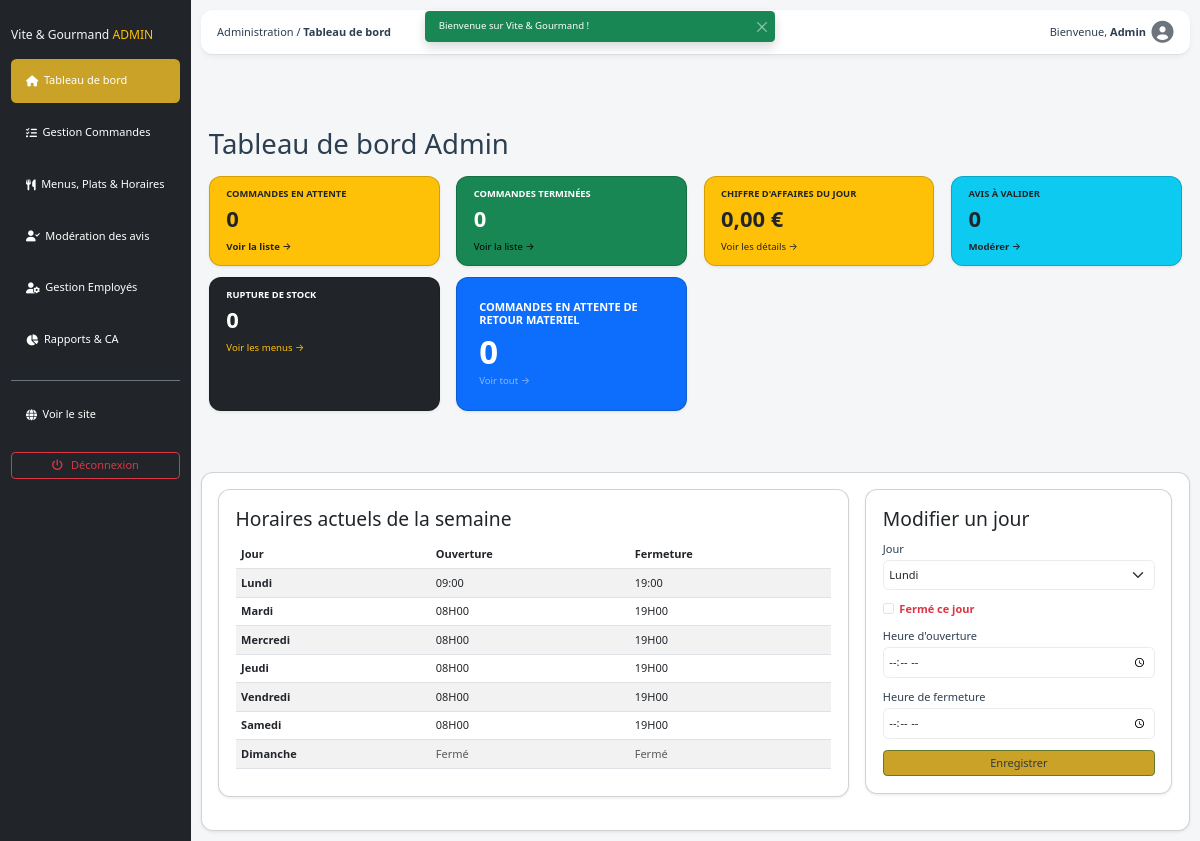
Page /index.php?page=dashboard-admin (signed in) on the committed database.
### tables this page shows
CREATE TABLE
  `vg_horaire` (
    `horaire_id` int (11) NOT NULL,
    `jour` varchar(50) NOT NULL,
    `heure_ouverture` varchar(50) DEFAULT NULL,
    `heure_fermeture` varchar(50) DEFAULT NULL
  );

### app/Controllers/AdminController/DashboardAdminController.php (called while the page is built, shortened)
<?php
class DashboardAdminController
{
    public static function adminDashboard(\PDO $db)
    {
        $mongoManager = new MongoStatsManager();
        $pendingReviews = count(ReviewManager::getAllReviews($db, 'pending'));
        $stats = $mongoManager->getSummaryStats();
        $todaySales  = $stats['todayStats']['sales'] ?? 0.0;
        $sqlStats = StatAdminManager::getStatsFromSQL($db);
        $pendingOrders  = $sqlStats['pending_orders'];
        $finishedOrders = $sqlStats['finished_orders'];
        $pendingReturnOrders = $sqlStats['en_attente_retour_materiel'];
        $ruptureCount = MenuManager::countRuptureStock($db);
        $horairesList = HoraireManager::getAll($db);
        require ROOT_PATH . '/app/Views/layout/admin_header.php';
        require ROOT_PATH . '/app/Views/admin/dashboard.admin.view.php';
        require ROOT_PATH . '/app/Views/layout/admin_footer.php';
    }
}

### public/index.php (called while the page is built, shortened)
<?php
require_once ROOT_PATH . '/app/Autoloader.php';
$db = (new Database())->connect();
$controllerClass = $route['class'];
$action = $route['action'];
$params = [$db];
$controllerClass::$action(...$params);

### app/Autoloader.php (called while the page is built, shortened)
<?php
class Autoloader
{
    public static function register()
    {
        spl_autoload_register(function ($class) {
            $class = str_replace('App\\', '', $class);
            $path = __DIR__ . '/' . str_replace('\\', '/', $class) . '.php';
        });
    }
}

### app/Managers/StatAdminManager.php (called while the page is built, shortened)
<?php
class StatAdminManager
{
    public static function getStatsFromSQL(\PDO $db)
    {
        $sql = "SELECT
                    (SELECT COUNT(*) FROM vg_menu) AS total_menus,
                    (SELECT COUNT(*) FROM vg_plat) AS total_plats,
                    (SELECT COUNT(*) FROM vg_commande) AS total_commandes,
                    (SELECT COUNT(*) FROM vg_commande WHERE statut = 'en_attente') AS pending_orders,
                    (SELECT COUNT(*) FROM vg_commande WHERE statut = 'terminee') AS finished_orders,
                    (SELECT COUNT(*) FROM vg_utilisateur) AS total_utilisateurs,
                    (SELECT COUNT(*) FROM vg_theme) AS total_themes,
                    (SELECT COUNT(*) FROM vg_regime) AS total_regimes,
                    (SELECT COUNT(*) FROM vg_utilisateur) AS total_users,
                    (SELECT COUNT(*) FROM vg_commande WHERE statut = 'en_attente_retour_materiel') AS en_attente_retour_materiel
        ";
        $stmt = $db->query($sql);
        return $stmt->fetch(\PDO::FETCH_ASSOC);
    }
}

### app/Managers/MongoStatsManager.php (called while the page is built, shortened)
<?php
class MongoStatsManager
{
    private ?Client $mongoClient = null;
    public function __construct()
    {
        try {
            $uri = getenv('MONGODB_URI');
            if (!$uri) {
                throw new \RuntimeException('MONGODB_URI est absente.');
            }
            $this->mongoClient = new Client($uri);
        } catch (\Exception $e) {
            error_log("Erreur de connexion MongoDB : " . $e->getMessage());
        }
    }
    public function getTotalOrdersFromMongoDB(): int
    {
        if ($this->mongoClient === null) return 0;
    }
    public function getStatsByMenuFromMongoDB($dateDebut = null, $dateFin = null, $menuId = null): array
    {
        if ($this->mongoClient === null) return [];
    }
    public function getSalesFromMongoDB(): float
    {
        if ($this->mongoClient === null) return 0.0;
    }
    public function getTodaySalesAndOrdersFromMongoDB(): array
    {
        if ($this->mongoClient === null) return ['orders' => 0, 'sales' => 0.0];
    }
    public function getSummaryStats(): array
    {
        return [
            'totalOrders' => $this->getTotalOrdersFromMongoDB(),
            'totalSales' => $this->getSalesFromMongoDB(),
            'todayStats' => $this->getTodaySalesAndOrdersFromMongoDB(),
            'statsByMenu' => $this->getStatsByMenuFromMongoDB()
        ];
    }
}

### app/Managers/ReviewManager.php (called while the page is built, shortened)
<?php
class ReviewManager
{
    public static function getAllReviews(\PDO $db, ?string $status = null): array
    {
        $sql = "SELECT a.*,
                       CONCAT(u.prenom, ' ', u.nom) AS nom_auteur,
                       u.email AS auteur_email,
                       c.numero_commande,
                       m.titre AS nom_menu
                FROM vg_avis a
                JOIN vg_utilisateur u ON a.utilisateur_id = u.utilisateur_id
                LEFT JOIN vg_commande c ON a.commande_id = c.commande_id
                LEFT JOIN vg_menu m ON c.menu_id = m.menu_id
                WHERE 1=1";
        $params = [];
        if (!empty($status)) {
            $sql .= " AND a.statut = :statut";
            $params['statut'] = $status;
        }
        $sql .= " ORDER BY a.created_at DESC";
        $stmt = $db->prepare($sql);
        $stmt->execute($params);
        return $stmt->fetchAll(\PDO::FETCH_ASSOC);
    }
}

### app/Managers/MenuManager.php (called while the page is built, shortened)
<?php
class MenuManager
{
    public static function countRuptureStock(\PDO $db): int
    {
        try {
            $sql = "SELECT COUNT(*) FROM vg_menu WHERE quantite_restante <= 0 AND is_active = 1";
            $stmt = $db->query($sql);
            return (int)$stmt->fetchColumn();
        } catch (\PDOException $e) {
            error_log("ERREUR MenuManager::countRuptureStock() : " . $e->getMessage());
            return 0;
        }
    }
}

### app/Managers/HoraireManager.php (called while the page is built, shortened)
<?php
class HoraireManager
{
    public static function getAll(\PDO $db): array
    {
        try {
            $stmt = $db->query("SELECT * FROM vg_horaire");
            return $stmt->fetchAll(\PDO::FETCH_ASSOC);
        } catch (\PDOException $e) {
            error_log("Erreur HoraireManager::getAll() : " . $e->getMessage());
            return [];
        }
    }
}

### app/Views/admin/dashboard.admin.view.php (the view, shortened to what this page needs)
<div class="container py-4">
    <h1 class="mb-4">Tableau de bord Admin</h1>
    <div class="row mb-5">
        <div class="col-md-3 mb-3">
            <a href="index.php?page=order-management&client_nom=&status=en_attente" class="text-decoration-none">
                <div class="card bg-warning text-dark shadow-sm h-100 card-hover p-2">
                    <div class="card-body py-2 px-3">
                        <h2 class="card-title text-uppercase fw-bold fs-7 mb-1">Commandes en attente</h2>
                        <p class="fs-2 fw-bold mb-1"><?= $pendingOrders ?></p>
                        <small class="text-dark fw-semibold">Voir la liste →</small>
                    </div>
                </div>
            </a>
        </div>
        <div class="col-md-3 mb-3">
            <a href="index.php?page=order-management&client_nom=&status=terminee" class="text-decoration-none">
                <div class="card bg-success text-white shadow-sm h-100 card-hover p-2">
                    <div class="card-body py-2 px-3">
                        <h2 class="card-title text-uppercase fw-bold fs-7 mb-1">Commandes terminées</h2>
                        <p class="fs-2 fw-bold mb-1"><?= $finishedOrders ?></p>
                        <small class="text-black">Voir la liste →</small>
                    </div>
                </div>
            </a>
        </div>
        <div class="col-md-3 mb-3">
            <a href="index.php?page=stats-admin" class="text-decoration-none">
                <div class="card bg-warning text-dark shadow-sm h-100 card-hover p-2">
                    <div class="card-body py-2 px-3">
                        <h2 class="card-title text-uppercase fw-bold fs-7 mb-1">Chiffre d'affaires du jour</h2>
                        <p class="fs-2 fw-bold mb-1"><?= number_format($todaySales, 2, ',', ' ') ?> €</p>
                        <small class="text-dark">Voir les détails →</small>
                    </div>
                </div>
            </a>
        </div>
        <div class="col-md-3 mb-3">
            <a href="index.php?page=review-management&status=pending" class="text-decoration-none">
                <div class="card bg-info text-dark shadow-sm h-100 card-hover p-2">
                    <div class="card-body py-2 px-3">
                        <h2 class="card-title text-uppercase fw-bold fs-7 mb-1">Avis à valider</h2>
                        <p class="fs-2 fw-bold mb-1"><?= $pendingReviews ?></p>
                        <small class="text-dark fw-semibold">Modérer →</small>
                    </div>
                </div>
            </a>
        </div>
        <div class="col-md-3 mb-3">
            <a href="index.php?page=menu-management" class="text-decoration-none">
                <div class="card bg-dark text-white shadow-sm h-100 card-hover p-2">
                    <div class="card-body py-2 px-3">
                        <h2 class="card-title text-uppercase fw-bold fs-7 mb-1">Rupture de stock</h2>
                        <p class="fs-2 fw-bold mb-1"><?= $ruptureCount ?></p>
                        <small class="text-warning">Voir les menus →</small>
                    </div>
                </div>
            </a>
        </div>
        <div class="col-md-3 mb-3">
            <a href="index.php?page=order-management&client_nom=&status=en_attente_retour_materiel" class="text-decoration-none">
                <div class="card bg-primary text-white shadow-sm h-100 card-hover">
                    <div class="card-body">
                        <h6 class="card-title text-uppercase fw-bold">Commandes en attente de retour materiel</h6>
                        <p class="display-5 fw-bold mb-0"><?= $pendingReturnOrders ?></p>
                        <small class="text-white-50">Voir tout →</small>
                    </div>
                </div>
            </a>
        </div>
    </div>
</div>
<div class="card shadow-sm p-4">
    <div class="row">
        <div class="col-md-8">
            <div class="card shadow-sm p-4 mb-4">
                <h3 class="mb-3">Horaires actuels de la semaine</h3>
                <div class="table-responsive">
                    <table class="table table-striped align-middle">
                        <thead>
                            <tr>
                                <th>Jour</th>
                                <th>Ouverture</th>
                                <th>Fermeture</th>
                            </tr>
                        </thead>
                        <tbody>
                            <?php if (!empty($horairesList)): ?>
                                <?php foreach ($horairesList as $h): ?>
                                    <tr>
                                        <td><strong><?= htmlspecialchars($h['jour']) ?></strong></td>
                                        <td><?= $h['heure_ouverture'] ? htmlspecialchars($h['heure_ouverture']) : '<span class="text-muted">Fermé</span>' ?></td>
                                        <td><?= $h['heure_fermeture'] ? htmlspecialchars($h['heure_fermeture']) : '<span class="text-muted">Fermé</span>' ?></td>
                                    </tr>
                                <?php endforeach; ?>
                            <?php else: ?>
                                <tr>
                                    <td colspan="3" class="text-center text-muted">Aucun horaire enregistré.</td>
                                </tr>
                            <?php endif; ?>
                        </tbody>
                    </table>
                </div>
            </div>
        </div>
        <div class="col-md-4">
            <div class="card shadow-sm p-4 mb-4">
                <h3 class="mb-3">Modifier un jour</h3>
                <form action="?page=dashboard-admin" method="POST"> <input type="hidden" name="csrf_token" value="<?= $_SESSION['csrf_token'] ?? '' ?>">
                    <div class="mb-3">
                        <label for="jour" class="form-label">Jour</label>
                        <select name="jour" id="jour" class="form-select" required>
                            <option value="Lundi">Lundi</option>
                        </select>
                    </div>
                    <div class="form-check mb-3">
                        <input class="form-check-input" type="checkbox" name="est_ferme" id="est_ferme" value="1">
                        <label class="form-check-label text-danger fw-bold" for="est_ferme">
                            Fermé ce jour
                        </label>
                    </div>
                    <div class="mb-3">
                        <label for="heure_ouverture" class="form-label">Heure d'ouverture</label>
                        <input type="time" name="heure_ouverture" id="heure_ouverture" class="form-control">
                    </div>
                    <div class="mb-3">
                        <label for="heure_fermeture" class="form-label">Heure de fermeture</label>
                        <input type="time" name="heure_fermeture" id="heure_fermeture" class="form-control">
                    </div>
                    <button type="submit" name="update_horaire" class="btn btn-primary w-100">Enregistrer</button>
                </form>
            </div>
        </div>
    </div>
</div>

### rows in the picture
vg_horaire: jour "Lundi", heure_ouverture "09:00", heure_fermeture "19:00"
vg_horaire: jour "Mardi", heure_ouverture "08H00", heure_fermeture "19H00"
vg_horaire: jour "Mercredi", heure_ouverture "08H00", heure_fermeture "19H00"
vg_horaire: jour "Jeudi", heure_ouverture "08H00", heure_fermeture "19H00"
vg_horaire: jour "Vendredi", heure_ouverture "08H00", heure_fermeture "19H00"
vg_horaire: jour "Samedi", heure_ouverture "08H00", heure_fermeture "19H00"
vg_horaire: jour "Dimanche", heure_ouverture "Fermé", heure_fermeture "Fermé"

### other values in the picture
$pageName "Tableau de bord"
$_SESSION[$type] "Bienvenue sur Vite & Gourmand !"
$pendingOrders "0"
$finishedOrders "0"
$todaySales "0,00"
$pendingReviews "0"
$ruptureCount "0"
$pendingReturnOrders "0"
